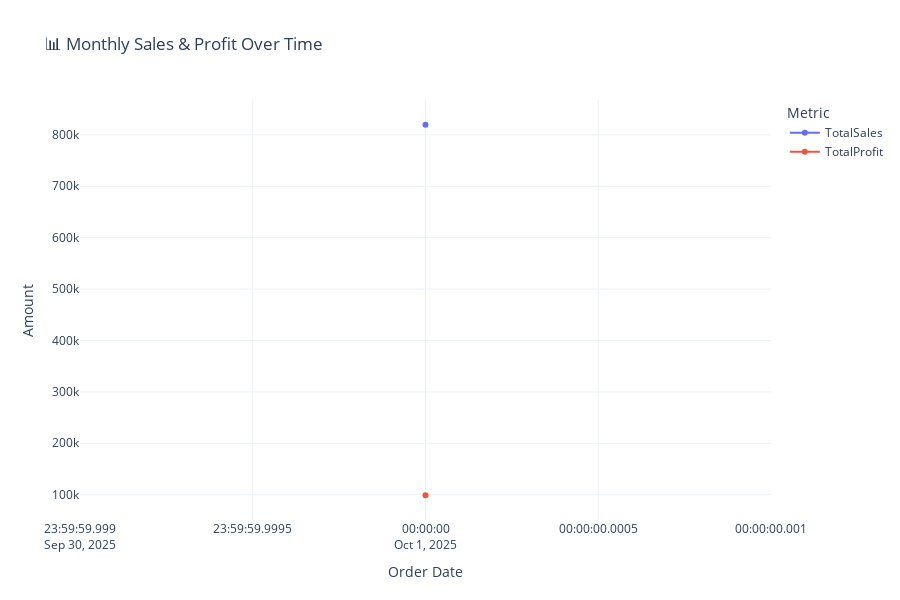

The code cell stored with this chart in its notebook:
### Code cell
import plotly.express as px

fig = px.line(
    df,
    x='OrderDate',
    y=['TotalSales', 'TotalProfit'],
    markers=True,
    title='📊 Monthly Sales & Profit Over Time'
)

fig.update_layout(
    xaxis_title='Order Date',
    yaxis_title='Amount',
    legend_title='Metric',
    template='plotly_white',
    height=600
)

fig.show()

### Figure 1 — Plotly figure (JSON) as saved in the notebook; plotly's stock layout.template omitted (floating-point values rounded to 4 significant figures)
{"data": [{"hovertemplate": "variable=TotalSales<br>OrderDate=%{x}<br>value=%{y}<extra></extra>", "legendgroup": "TotalSales", "line": {"color": "#636efa", "dash": "solid"}, "marker": {"symbol": "circle"}, "mode": "lines+markers", "name": "TotalSales", "orientation": "v", "showlegend": true, "type": "scatter", "x": ["2025-10-01T00:00:00.000000000"], "xaxis": "x", "y": [819700.0], "yaxis": "y"}, {"hovertemplate": "variable=TotalProfit<br>OrderDate=%{x}<br>value=%{y}<extra></extra>", "legendgroup": "TotalProfit", "line": {"color": "#EF553B", "dash": "solid"}, "marker": {"symbol": "circle"}, "mode": "lines+markers", "name": "TotalProfit", "orientation": "v", "showlegend": true, "type": "scatter", "x": ["2025-10-01T00:00:00.000000000"], "xaxis": "x", "y": [98850.0], "yaxis": "y"}], "layout": {"height": 600, "legend": {"title": {"text": "Metric"}, "tracegroupgap": 0}, "title": {"text": "📊 Monthly Sales & Profit Over Time"}, "xaxis": {"anchor": "y", "domain": [0, 1], "title": {"text": "Order Date"}}, "yaxis": {"anchor": "x", "domain": [0, 1], "title": {"text": "Amount"}}}}
